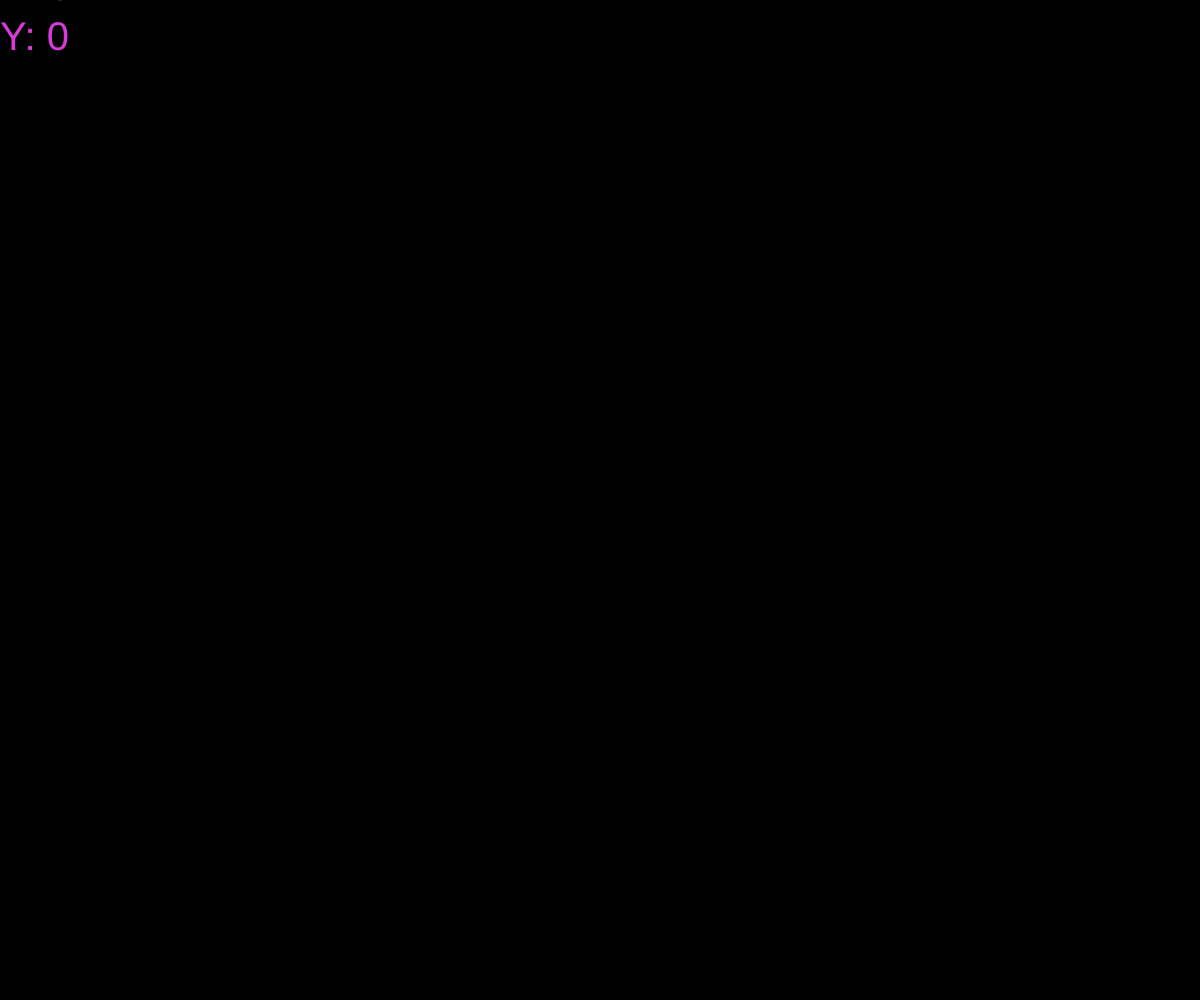
Frame 1 (no input)
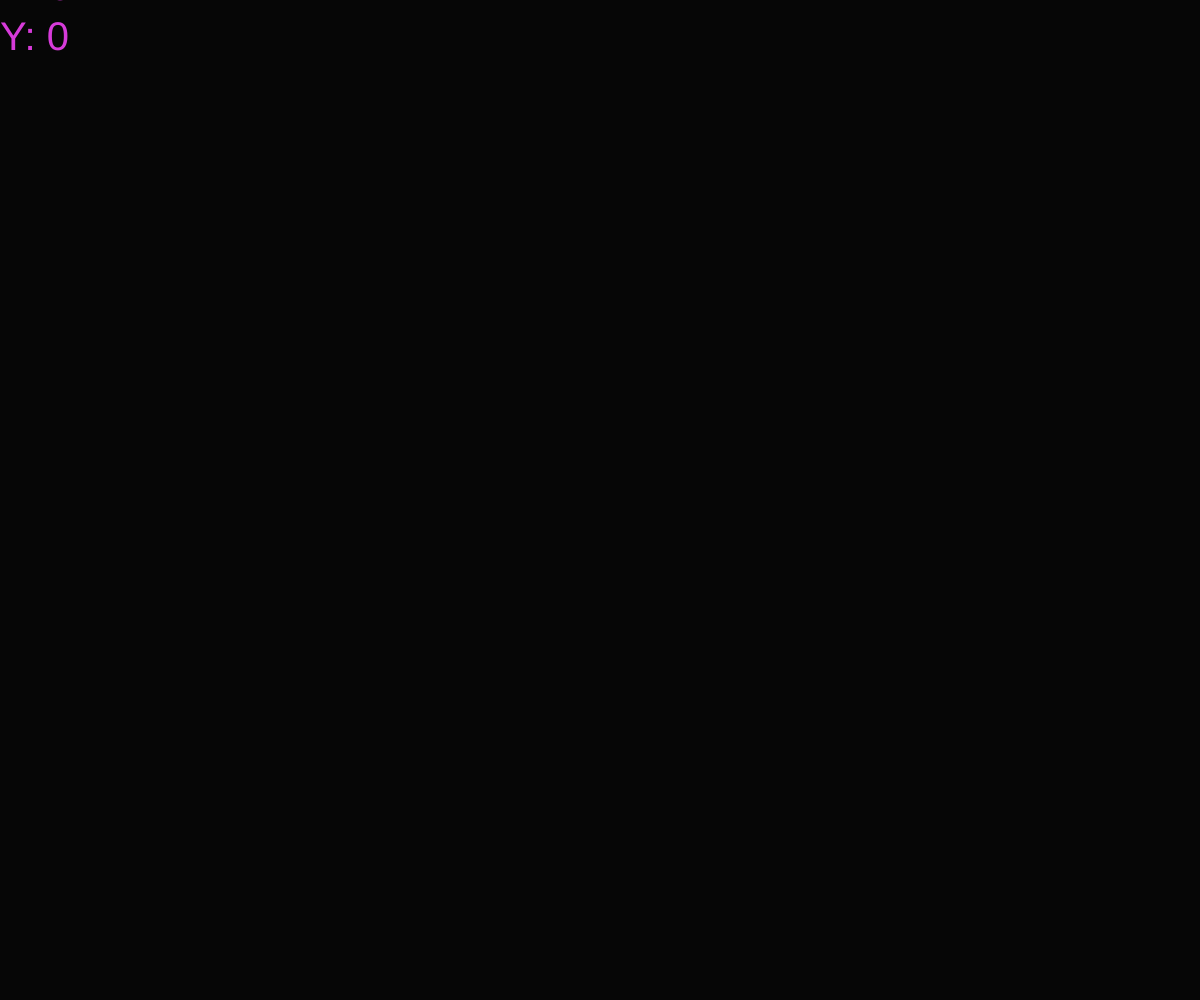
Frame 60 (no input)
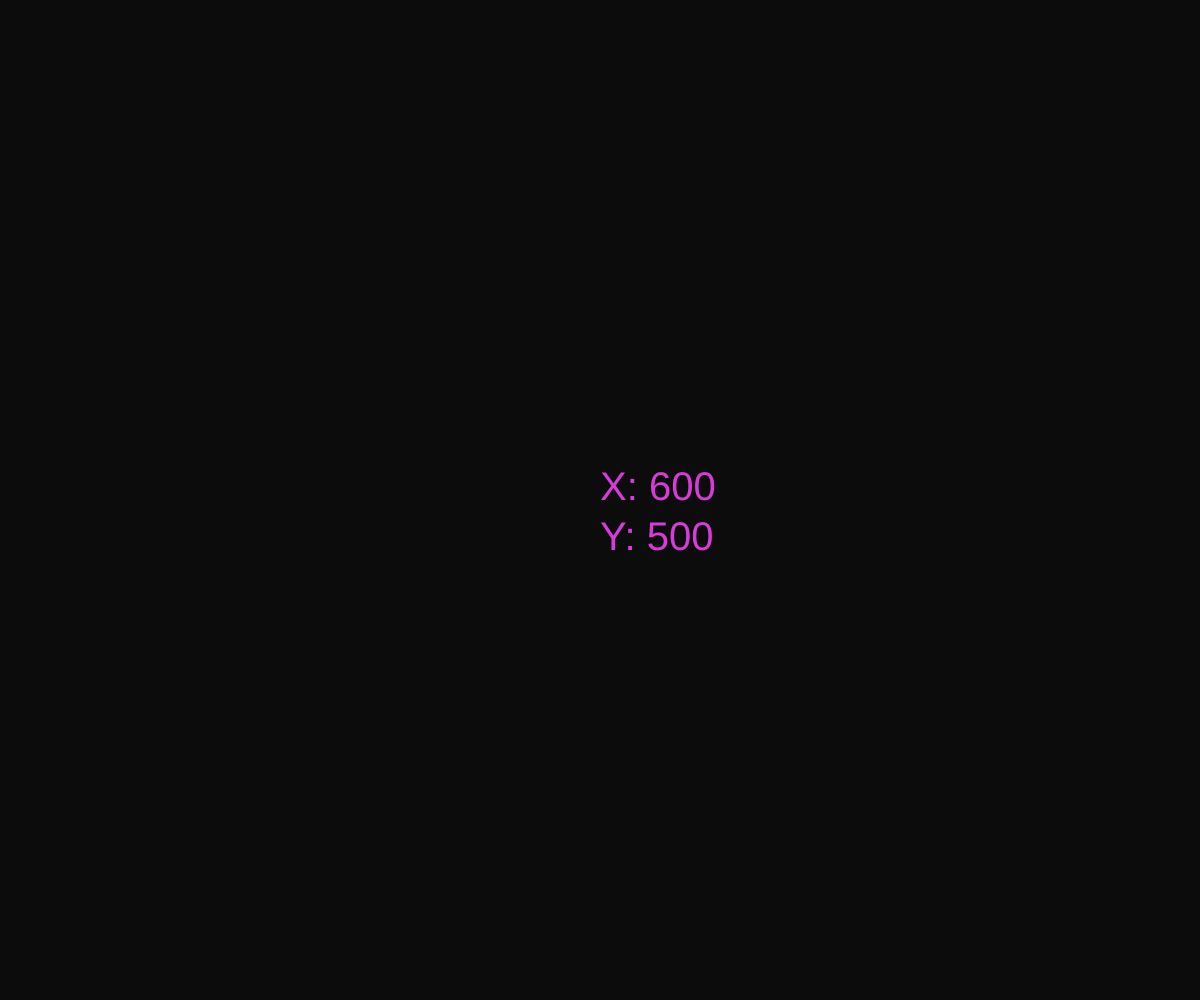
Frame 120 (the mouse pressed at the canvas centre since frame 60)

The p5.js sketch that drew these frames (run headless with seeded random() and noise() and a simulated clock; from frame 60 on, the mouse is pressed at the canvas centre):

// p5.js sketch
// ── sketch.js
/* This program prints the coordinates of the location of
 * the mouse while also changing the background color.*/

function setup(){
  //create canvas based on size of window
   createCanvas(windowWidth, windowHeight);
 }

//creating a value for the background color in greyscale
let bg = 0;

function draw() {
    /*updating the background color every iteration allows the color
     *to change while also making sure there is no 'trail'
     *when the coordinates update*/
    background(bg);
    //increasing the bg color value by 0.1 every iteration of the function
    bg += 0.1;
    textSize(40);
    fill('rgb(215, 59, 218)');
    //printing the coordinates, determined by the mouse position
    text("X: " + floor(mouseX), mouseX, mouseY );
    text("Y: " + floor(mouseY), mouseX, mouseY+50 );
  }
